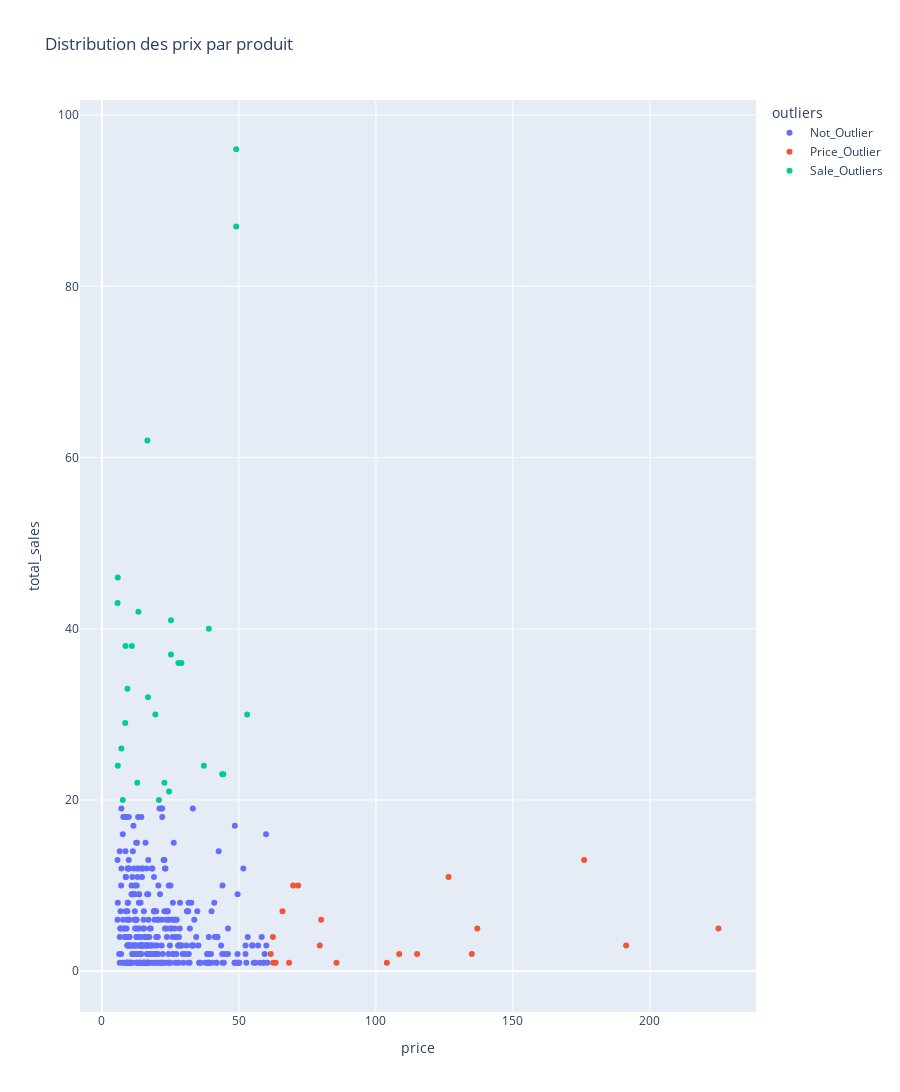

Notebook source saved alongside this figure:
### Markdown cell above
### _En utilisant le calcul du `IQR = Q3 - Q1`, on détecte les outliers au-dessus de `1.5IQR + Q3`_

### Code cell
iqr_price = reduced_df.price.quantile(0.75) - reduced_df.price.quantile(0.25)
iqr_sales = reduced_df.total_sales.quantile(0.75) - reduced_df.total_sales.quantile(0.25)
conditions = [
    reduced_df.price > reduced_df.price.quantile(0.75) + 1.5 * iqr_price,
    reduced_df.total_sales > reduced_df.total_sales.quantile(0.75) + 1.5 * iqr_sales
]
choices = ['Price_Outlier','Sale_Outliers']
reduced_df['outliers'] = np.select(conditions, choices, default='Not_Outlier')
px.scatter(reduced_df, x='price', y='total_sales', height=1500, title='Distribution des prix par produit', color='outliers')

### Figure 1 — Plotly figure (JSON) as saved in the notebook; plotly's stock layout.template omitted (floating-point values rounded to 4 significant figures; data arrays with more than 128 entries replaced by an {"elided": "..."} marker saying what was removed)
{"data": [{"hovertemplate": "outliers=Not_Outlier<br>price=%{x}<br>total_sales=%{y}<extra></extra>", "legendgroup": "Not_Outlier", "marker": {"color": "#636efa", "symbol": "circle"}, "mode": "markers", "name": "Not_Outlier", "orientation": "v", "showlegend": true, "type": "scatter", "x": {"elided": "337 float values"}, "xaxis": "x", "y": {"elided": "337 int values"}, "yaxis": "y"}, {"hovertemplate": "outliers=Price_Outlier<br>price=%{x}<br>total_sales=%{y}<extra></extra>", "legendgroup": "Price_Outlier", "marker": {"color": "#EF553B", "symbol": "circle"}, "mode": "markers", "name": "Price_Outlier", "orientation": "v", "showlegend": true, "type": "scatter", "x": [80, 71.6, 69.8, 225, 79.5, 126.5, 85.6, 62.5, 176, 108.5, 104, 61.6, 62.4, 137, 65.9, 63.4, 191.3, 135, 115, 68.3], "xaxis": "x", "y": [6, 10, 10, 5, 3, 11, 1, 1, 13, 2, 1, 2, 4, 5, 7, 1, 3, 2, 2, 1], "yaxis": "y"}, {"hovertemplate": "outliers=Sale_Outliers<br>price=%{x}<br>total_sales=%{y}<extra></extra>", "legendgroup": "Sale_Outliers", "marker": {"color": "#00cc96", "symbol": "circle"}, "mode": "markers", "name": "Sale_Outliers", "orientation": "v", "showlegend": true, "type": "scatter", "x": [44.3, 20.8, 16.6, 39, 53, 49, 29, 7.6, 5.7, 13.3, 5.8, 19.5, 49, 43.9, 16.8, 8.6, 8.5, 9.3, 22.8, 27.9, 37.2, 7.1, 12.9, 24.5, 5.8, 10.9, 25.2, 25.2], "xaxis": "x", "y": [23, 20, 62, 40, 30, 87, 36, 20, 43, 42, 46, 30, 96, 23, 32, 38, 29, 33, 22, 36, 24, 26, 22, 21, 24, 38, 41, 37], "yaxis": "y"}], "layout": {"height": 1500, "legend": {"title": {"text": "outliers"}, "tracegroupgap": 0}, "title": {"text": "Distribution des prix par produit"}, "xaxis": {"anchor": "y", "domain": [0, 1], "title": {"text": "price"}}, "yaxis": {"anchor": "x", "domain": [0, 1], "title": {"text": "total_sales"}}}}
